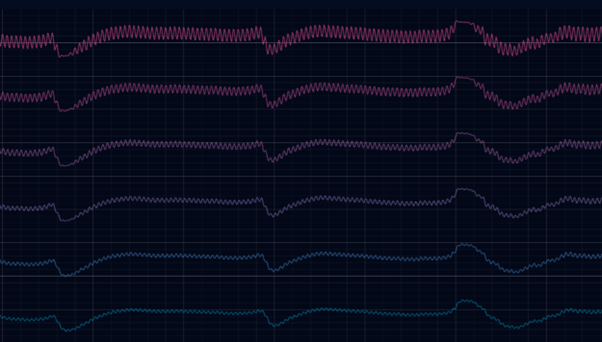
#> input picture DataSets/Dataset/Happy/happy1_copy12.png, 602 x 342 px, found by its file name; its folder holds only this picture in this run
$ python 'EEG PhotoSpectrogram Image.py'
#> lines starting #> are read from the running program, lines starting #| are printed output that depends on the picture
import os
import cv2
import numpy as np
import matplotlib.pyplot as plt
from scipy.signal import spectrogram

INPUT_DATASET = "dataset"                  # your raw EEG photo dataset
OUTPUT_DATASET = "spectrogram_dataset"     # folder to save spectrograms
IMG_SIZE = (128, 128)
os.makedirs(OUTPUT_DATASET, exist_ok=True)

def make_spectrogram_from_image(img_path, save_path):
    # Read EEG waveform photo (grayscale)
#> called with img_path = 'dataset/Happy/happy1_copy12.png'
    img = cv2.imread(img_path, cv2.IMREAD_GRAYSCALE)
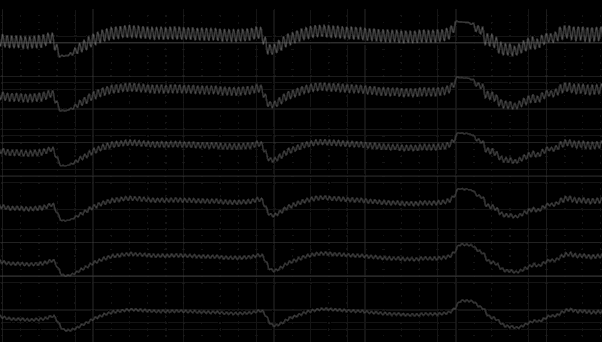
#> img: shape (342, 602); min 0, max 101, mean 6.6
    img = cv2.resize(img, (256, 256))
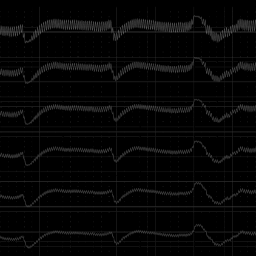
#> img: shape (256, 256); min 0, max 88, mean 6.5

    # Collapse vertically → 1D signal
    signal_1d = img.mean(axis=0)
#> signal_1d = 256 values, max 24.61 at index 39, min 3.25 at index 195, mean 6.53

    # Compute spectrogram
    f, t, Sxx = spectrogram(signal_1d, fs=250, nperseg=64, noverlap=32)
#> f = 33 values from 0 to 125; t = [0.128, 0.256, 0.384, 0.512, 0.64, 0.768, 0.896]

    # Normalize to 0–255
    Sxx = np.log(Sxx + 1e-7)
    Sxx = cv2.resize(Sxx, IMG_SIZE)
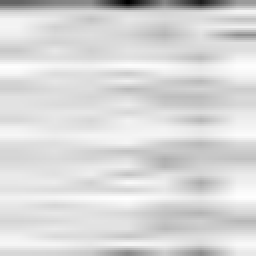
#> Sxx: shape (128, 128) float64 (shown 2 times larger); min -13.55, max -1.73, mean -3.5; drawn with min black and max white
    Sxx = cv2.normalize(Sxx, None, 0, 255, cv2.NORM_MINMAX)

    # Convert to RGB heatmap
    Sxx_rgb = cv2.applyColorMap(Sxx.astype(np.uint8), cv2.COLORMAP_JET)
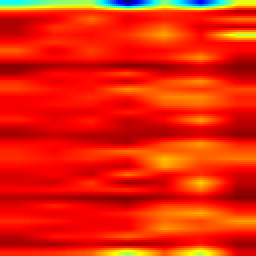
#> Sxx_rgb: shape (128, 128, 3) (shown 2 times larger); mean B, G, R 4.8, 36.1, 233.7

    # Save
    cv2.imwrite(save_path, Sxx_rgb)

# ---------------------------
# Convert ENTIRE dataset
# ---------------------------
for label in os.listdir(INPUT_DATASET):
    in_label_dir = os.path.join(INPUT_DATASET, label)
    out_label_dir = os.path.join(OUTPUT_DATASET, label)
    os.makedirs(out_label_dir, exist_ok=True)

    for filename in os.listdir(in_label_dir):
        in_path = os.path.join(in_label_dir, filename)
        out_path = os.path.join(out_label_dir, filename.replace(".jpg", "_spec.png"))

        try:
            make_spectrogram_from_image(in_path, out_path)
            print("Converted:", out_path)
        except Exception as e:
            print("Error:", in_path, e)
